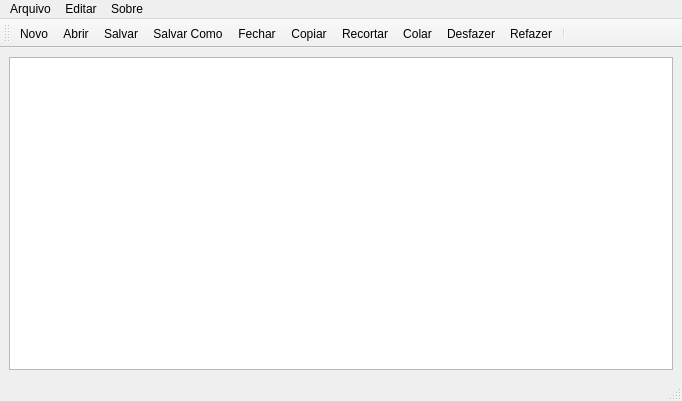
<?xml version="1.0" encoding="UTF-8"?>
<ui version="4.0">
 <class>MainWindow</class>
 <widget class="QMainWindow" name="MainWindow">
  <property name="geometry">
   <rect>
    <x>0</x>
    <y>0</y>
    <width>682</width>
    <height>401</height>
   </rect>
  </property>
  <property name="windowTitle">
   <string>MainWindow</string>
  </property>
  <widget class="QWidget" name="centralwidget">
   <layout class="QHBoxLayout" name="horizontalLayout">
    <item>
     <widget class="QTextEdit" name="textEdit"/>
    </item>
   </layout>
  </widget>
  <widget class="QMenuBar" name="menubar">
   <property name="geometry">
    <rect>
     <x>0</x>
     <y>0</y>
     <width>682</width>
     <height>21</height>
    </rect>
   </property>
   <widget class="QMenu" name="menuArquivo">
    <property name="title">
     <string>Arquivo</string>
    </property>
    <addaction name="actionNovo"/>
    <addaction name="actionAbrir"/>
    <addaction name="actionSalvar"/>
    <addaction name="actionSalvar_Como"/>
    <addaction name="separator"/>
    <addaction name="actionFechar"/>
   </widget>
   <widget class="QMenu" name="menuEditar">
    <property name="title">
     <string>Editar</string>
    </property>
    <addaction name="actionCopiar"/>
    <addaction name="actionRecortar"/>
    <addaction name="actionColar"/>
    <addaction name="separator"/>
    <addaction name="actionDesfazer"/>
    <addaction name="actionRefazer"/>
   </widget>
   <widget class="QMenu" name="menuSobre">
    <property name="title">
     <string>Sobre</string>
    </property>
   </widget>
   <addaction name="menuArquivo"/>
   <addaction name="menuEditar"/>
   <addaction name="menuSobre"/>
  </widget>
  <widget class="QStatusBar" name="statusbar"/>
  <widget class="QToolBar" name="toolBar">
   <property name="windowTitle">
    <string>toolBar</string>
   </property>
   <attribute name="toolBarArea">
    <enum>TopToolBarArea</enum>
   </attribute>
   <attribute name="toolBarBreak">
    <bool>false</bool>
   </attribute>
   <addaction name="actionNovo"/>
   <addaction name="actionAbrir"/>
   <addaction name="actionSalvar"/>
   <addaction name="actionSalvar_Como"/>
   <addaction name="actionFechar"/>
   <addaction name="actionCopiar"/>
   <addaction name="actionRecortar"/>
   <addaction name="actionColar"/>
   <addaction name="actionDesfazer"/>
   <addaction name="actionRefazer"/>
   <addaction name="separator"/>
  </widget>
  <action name="actionNovo">
   <property name="icon">
    <iconset resource="Assets.qrc">
     <normaloff>:/Icones/novoArquivo</normaloff>:/Icones/novoArquivo</iconset>
   </property>
   <property name="text">
    <string>Novo</string>
   </property>
  </action>
  <action name="actionAbrir">
   <property name="icon">
    <iconset resource="Assets.qrc">
     <normaloff>:/Icones/abrir</normaloff>:/Icones/abrir</iconset>
   </property>
   <property name="text">
    <string>Abrir</string>
   </property>
  </action>
  <action name="actionSalvar">
   <property name="icon">
    <iconset resource="Assets.qrc">
     <normaloff>:/Icones/salvar</normaloff>:/Icones/salvar</iconset>
   </property>
   <property name="text">
    <string>Salvar</string>
   </property>
  </action>
  <action name="actionSalvar_Como">
   <property name="icon">
    <iconset resource="Assets.qrc">
     <normaloff>:/Icones/salve-.png</normaloff>:/Icones/salve-.png</iconset>
   </property>
   <property name="text">
    <string>Salvar Como</string>
   </property>
  </action>
  <action name="actionFechar">
   <property name="icon">
    <iconset resource="Assets.qrc">
     <normaloff>:/Icones/fechar</normaloff>:/Icones/fechar</iconset>
   </property>
   <property name="text">
    <string>Fechar</string>
   </property>
  </action>
  <action name="actionCopiar">
   <property name="icon">
    <iconset resource="Assets.qrc">
     <normaloff>:/Icones/copiar</normaloff>:/Icones/copiar</iconset>
   </property>
   <property name="text">
    <string>Copiar</string>
   </property>
  </action>
  <action name="actionRecortar">
   <property name="icon">
    <iconset resource="Assets.qrc">
     <normaloff>:/Icones/recortar</normaloff>:/Icones/recortar</iconset>
   </property>
   <property name="text">
    <string>Recortar</string>
   </property>
  </action>
  <action name="actionColar">
   <property name="icon">
    <iconset resource="Assets.qrc">
     <normaloff>:/Icones/colar</normaloff>:/Icones/colar</iconset>
   </property>
   <property name="text">
    <string>Colar</string>
   </property>
  </action>
  <action name="actionDesfazer">
   <property name="icon">
    <iconset resource="Assets.qrc">
     <normaloff>:/Icones/desfazer</normaloff>:/Icones/desfazer</iconset>
   </property>
   <property name="text">
    <string>Desfazer</string>
   </property>
  </action>
  <action name="actionRefazer">
   <property name="icon">
    <iconset resource="Assets.qrc">
     <normaloff>:/Icones/refazer</normaloff>:/Icones/refazer</iconset>
   </property>
   <property name="text">
    <string>Refazer</string>
   </property>
  </action>
 </widget>
 <resources>
  <include location="Assets.qrc"/>
 </resources>
 <connections/>
</ui>
